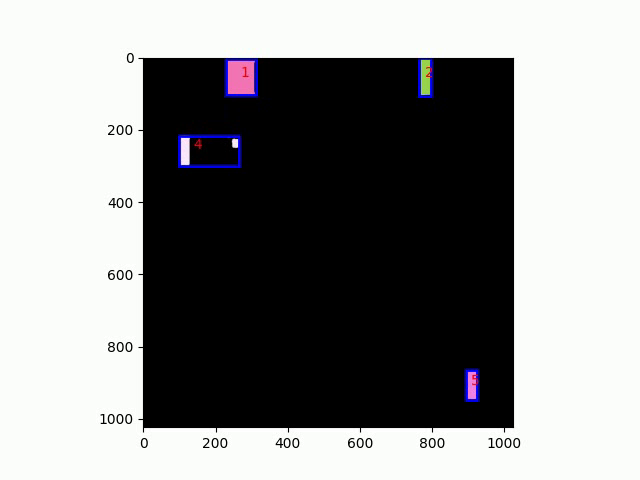
#> input picture frame 100 of cleanrl/sam_track/assets/PongNoFrameskip-v4_seg.mp4, 640 x 480 px, given in place of Freeway.mp4, which was not available
$ python segment_video.py
#> lines starting #> are read from the running program, lines starting #| are printed output that depends on the picture
import argparse
import matplotlib.image
import matplotlib.pyplot as plt
import cv2
import os

from tqdm import tqdm

def parse_args():
    parser = argparse.ArgumentParser()
    parser.add_argument("--batch_process", type=bool, default=True)
    parser.add_argument("--game", type=str, default="Freeway")
    parser.add_argument("--test_frames_folder", type=str, default="test_frames/")
    parser.add_argument("--train_frames_folder", type=str, default="train_frames/")
    parser.add_argument("--resolution", type=tuple, default=(512, 512))
    path_to_cleanrl = os.path.join(os.path.dirname(__file__), '..')
    parser.add_argument("--game_folder", type=str, default=path_to_cleanrl + "/batch_training/Freeway/")
    parser.add_argument("--video_name", type=str, default="Freeway.mp4")

    return parser.parse_args()


if __name__ == "__main__":
    args = parse_args()

    if args.batch_process:
        path_to_cleanrl = os.path.join(os.path.dirname(__file__), '..')

        args.game_folder = path_to_cleanrl + "/batch_training/" + args.game + '/'
        args.video_name = args.game + ".mp4"

    path = args.game_folder
    test_frames = args.test_frames_folder
    train_frames = args.train_frames_folder

    video_name = args.video_name
    resolution = args.resolution

    if not os.path.isdir(path + train_frames):
        os.mkdir(path + train_frames)

    if not os.path.isdir(path + test_frames):
        os.mkdir(path + test_frames)

    cap = cv2.VideoCapture(path + video_name)
    fps = cap.get(cv2.CAP_PROP_FPS)
    frame_count = int(cap.get(cv2.CAP_PROP_FRAME_COUNT))

    idx = 0

    pbar = tqdm(total=frame_count)
    while cap.isOpened():
        ret, frame = cap.read()
#> frame is the input picture: shape (480, 640, 3); mean B, G, R 139.4, 139.9, 139.3

        if not ret:
            break

        frame = cv2.resize(frame, args.resolution)
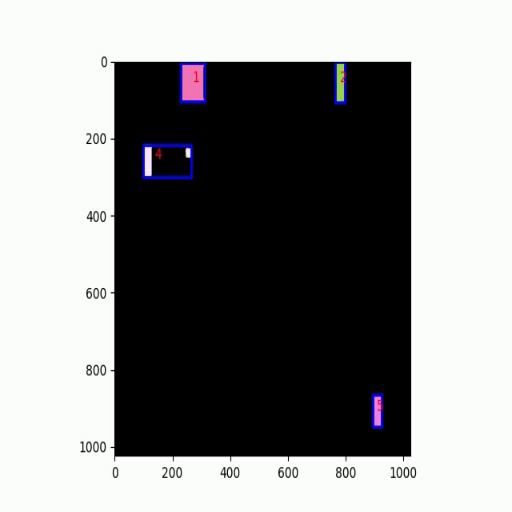
#> frame: shape (512, 512, 3); mean B, G, R 139.4, 139.9, 139.3
        frame = cv2.cvtColor(frame, cv2.COLOR_BGR2RGB)

        if idx < int(frame_count*0.8):
            cv2.imwrite(path + train_frames + "frame" + str(idx) + ".png", cv2.cvtColor(frame,cv2.COLOR_RGB2BGR))

        else:
            cv2.imwrite(path + test_frames + "frame" + str(idx-int(frame_count*0.8)) + ".png", cv2.cvtColor(frame,cv2.COLOR_RGB2BGR))

        pbar.set_description(f"Processed frame {idx}")
        pbar.update(1)

        idx += 1

    cap.release()

$ run again, starting later in the video
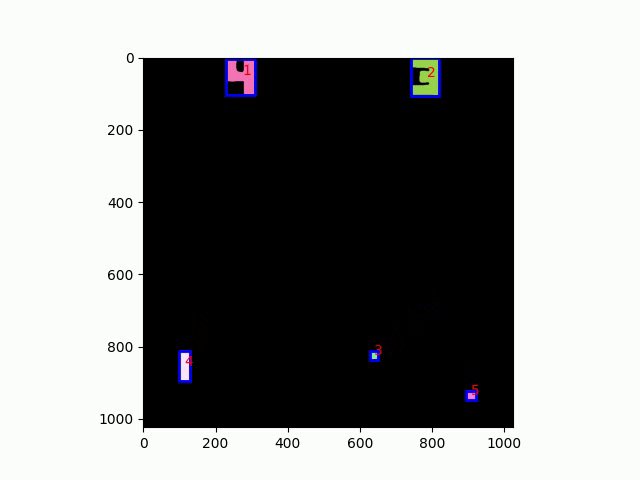
#> input picture frame 450 of cleanrl/sam_track/assets/PongNoFrameskip-v4_seg.mp4, 640 x 480 px, given in place of Freeway.mp4, which was not available
#> frame is the input picture: shape (480, 640, 3); mean B, G, R 139, 139.9, 139.1
#> `frame = cv2.resize(frame, args.resolution)`:
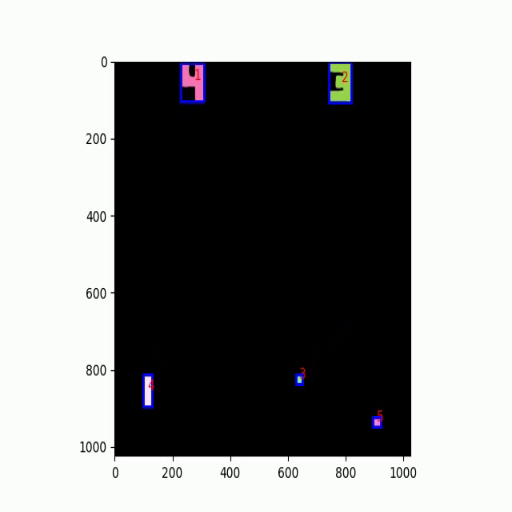
#> frame: shape (512, 512, 3); mean B, G, R 139, 139.9, 139.1

$ run again, starting later in the video
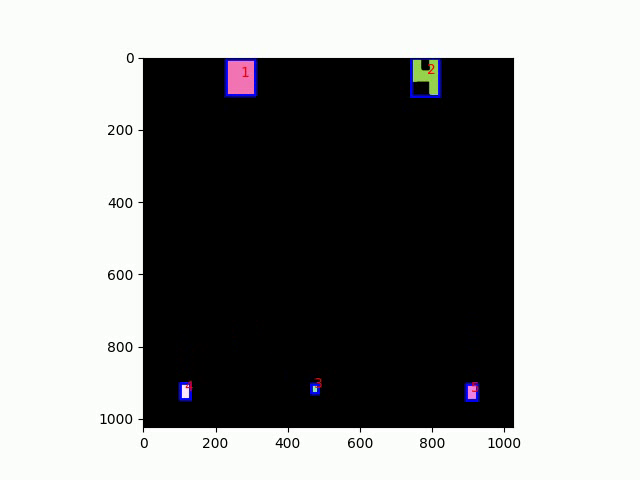
#> input picture frame 800 of cleanrl/sam_track/assets/PongNoFrameskip-v4_seg.mp4, 640 x 480 px, given in place of Freeway.mp4, which was not available
#> frame is the input picture: shape (480, 640, 3); mean B, G, R 139, 139.9, 139.2
#> `frame = cv2.resize(frame, args.resolution)`:
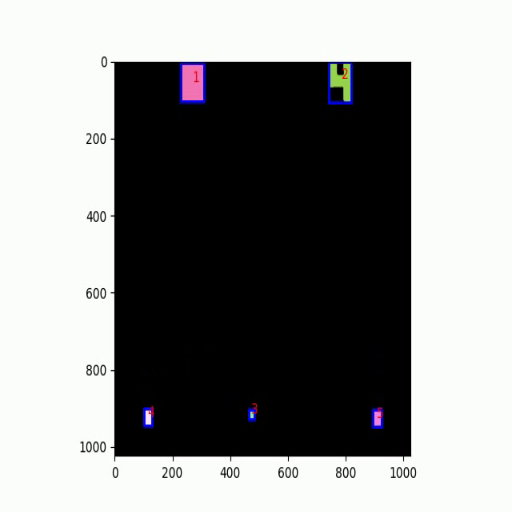
#> frame: shape (512, 512, 3); mean B, G, R 139, 139.9, 139.2
